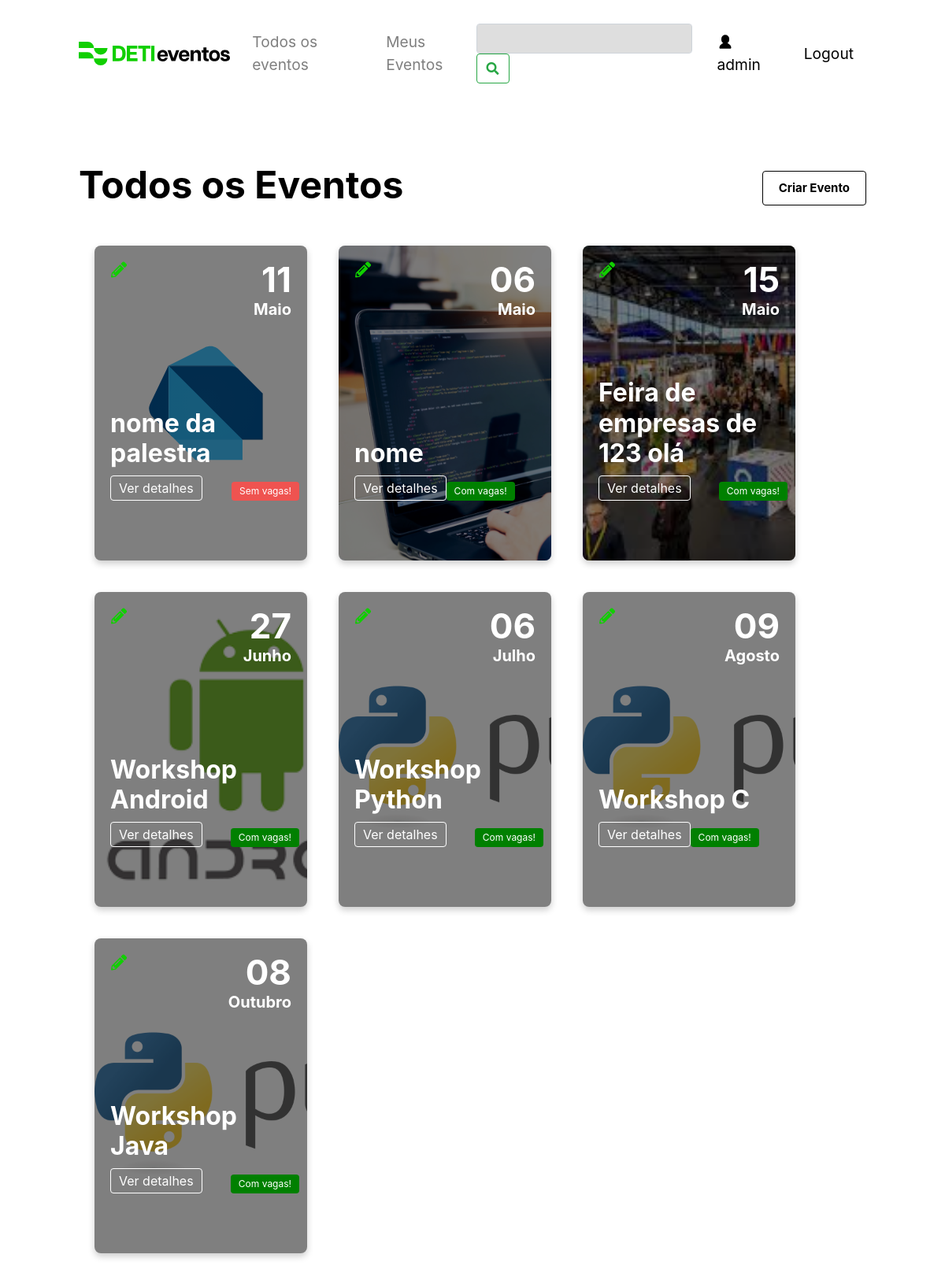
Before: /todos_os_eventos (signed in) with the older database file.
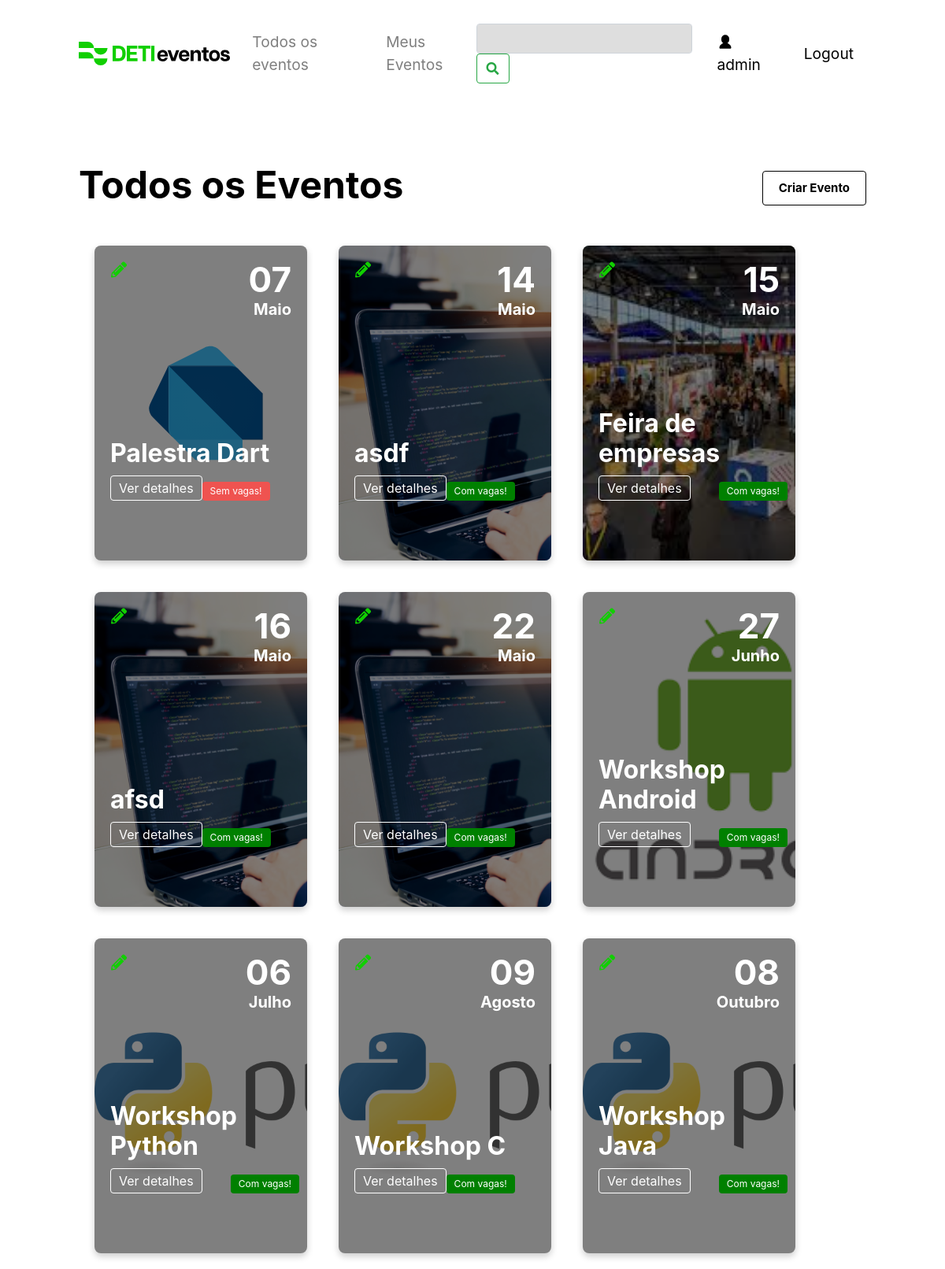
After: the same page with the newer database file.
### tables this page shows
CREATE TABLE events (
    id INTEGER PRIMARY KEY,
    name TEXT NOT NULL,
    description TEXT NOT NULL,
    location TEXT NOT NULL,
    image TEXT,
    date DATE,
    user_id INTEGER,           
    colaborator TEXT , 
    vagas INTEGER,
    lotacao INTEGER,
    preco INTEGER,
    esgotado boolean DEFAULT 0,
    FOREIGN KEY(user_id) REFERENCES users(id)
    );

### app.py (the view)
@app.route('/todos_os_eventos')
def todos_os_eventos():
    user_id = get_user_id(session.get('user_email'))
    print(user_id)
    if 'user_email' not in session:
        return redirect(url_for('login'))
    events = get_events()
    converted_events = []
    for event in events:
        converted_event = list(event)
        converted_event[5] = datetime.strptime(event[5], '%Y-%m-%d').date()
        converted_events.append(tuple(converted_event))
    converted_events.sort(key=lambda x: x[5])
    is_admin = 'user_email' in session and session.get('user_email') == "admin@gmail.com"
    name  = session.get('user_name')
    if name is  not None:
        user = True
    event = get_events()
    return render_template('todos_os_eventos.html', events=converted_events, is_admin=is_admin, user=user, name=name, event=event)

### app.py (called while the page is built)
@app.template_filter('formatdate')
def format_date(value, format='%d-%B'):
    if value is None:
        return ""
    month_names = {
        'January': 'Janeiro', 'February': 'Fevereiro', 'March': 'Março',
        'April': 'Abril', 'May': 'Maio', 'June': 'Junho',
        'July': 'Julho', 'August': 'Agosto', 'September': 'Setembro',
        'October': 'Outubro', 'November': 'Novembro', 'December': 'Dezembro'
    }
    formatted_date = value.strftime(format)
    for eng, pt in month_names.items():
        formatted_date = formatted_date.replace(eng, pt)
    return formatted_date

### models.py (called while the page is built)
def get_user_id(email):
    connection = sqlite3.connect('data.db', check_same_thread=False)
    cursor = connection.cursor()
    cursor.execute("SELECT id FROM users WHERE email = ?", (email,))
    user_id = cursor.fetchall()
    if len(user_id) == 0:
        return None
    return user_id[0][0]

def get_events():
    connection = sqlite3.connect('data.db', check_same_thread=False)
    cursor = connection.cursor()
    try:
        cursor.execute("SELECT * FROM events")
        results = cursor.fetchall()
        return results
    except Exception as e:
        print(e)
        return None

### templates/todos_os_eventos.html (shortened to what this page needs)
<!DOCTYPE html>
<html lang="en">
<head>
  <link rel="stylesheet" href="https://cdnjs.cloudflare.com/ajax/libs/font-awesome/5.15.1/css/all.min.css">
  <link rel="stylesheet" href="https://stackpath.bootstrapcdn.com/bootstrap/4.3.1/css/bootstrap.min.css">
  <link rel="stylesheet" href="/static/css/navbar_style.css">
  <link rel="stylesheet" href="/static/css/style.css">
  <link rel="stylesheet" href="/static/css/pop_up.css">
  <link rel="stylesheet" href="https://cdnjs.cloudflare.com/ajax/libs/font-awesome/5.15.3/css/all.min.css">
  <link rel="stylesheet" href="https://cdn.jsdelivr.net/npm/sweetalert2@11/dist/sweetalert2.min.css">
</head>
<body>
  <nav class="navbar_style navbar navbar-expand-lg navbar-light bg-light">
    <a href="/">
      <img src="/static/images/DETI.svg" alt="DETI Logo">
    </a>
    <div class="collapse navbar-collapse" id="navbarNav">
      <ul class="navbar-nav">
        <li class="nav-item">
          <a class="nav-link navbar_style_links" href="/todos_os_eventos">Todos os eventos</a>
        </li>
        <li class="nav-item">
          <a class="nav-link navbar_style_links" href="/meus_eventos">Meus Eventos</a>
        </li>
      </ul>
      <form class="form-inline ml-auto" action="/search" method="get">
        <input class="form-control mr-sm-2 navbar_style_search" type="text" placeholder="" name="q"
          aria-label="Campo_Pesquisa">
        <button class="btn btn-outline-success my-2 my-sm-0" type="submit"><i class="fas fa-search"
            aria-label="Botao_Pesquisar"></i></button>
      </form>
        {% if user %}
        <a class="nav-link ml-2 navbar_style_login" href="/meus_eventos">
          <img class="login-icon" src="static/images/user_icon.svg" alt="User Icon">
          {{ name }}
          {% endif %}
        </a>
        <a class="nav-link ml-2 navbar_style_login" href="/logout">
          Logout
        </a>
    </div>
  </nav>
  <div class="events-header">
    <h1>Todos os Eventos</h1>
    {% if is_admin %}
    <button class="create-event-button">Criar Evento</button>
    {% endif %}
  </div>
  <div class="event-card-container">
    {% for event in events %}
    <div class="event-card" style="background-image: url('{{event[4]}}'); background-size: cover; margin: 20px;">
      {% if is_admin %}
      <button class="edit-event-button" data-event-id="{{ event[0] }}" data-event-name="{{ event[1] }}"
        data-event-location="{{ event[6] }}" data-event-capacity="{{ event[8] }}" data-event-date="{{ event[5] }}"
        data-event-description="{{ event[2] }}" data-event-image="{{ event[4] }}" data-event-price="{{ event[9] }}">
        <i class="fas fa-pencil-alt"></i>
      </button>
      {% endif %}
      <div class="event-content">
        <div class="event-day">{{ event[5]|formatdate('%d') }}</div>
        <div class="event-month">{{ event[5]|formatdate('%B') }}</div>
      </div>
      <div class="event-info">
        <h2 class="event-title">{{event[1]}}</h2>
        <div class="event-details">
          <p class="event-details-btn" id="details-btn" data-event-id="{{ event[0] }}" data-event-title="{{ event[1] }}"
            data-event-description="{{ event[2] }}" data-event-organizer="{{ event[3] }}"
            data-event-image="{{ event[4] }}" data-event-date="{{ event[5] }}" data-event-capacity="{{ event[8] }}"
            data-event-price="{{ event[9] }}" data-event-vacancies="{{ event[10] }}"
            data-event-location="{{ event[6] }}" data-event-collaborator="{{ event[7] }}"
            data-event-category="{{ event[12] }}">Ver detalhes</p>
          {% if event[11]%}
          <p class="event-status-btn"> Sem vagas!</p>
          {% endif %}
          {% if not event[11]%}
          <p class="event-status-btn-verde"> Com vagas!</p>
          {% endif %}
        </div>
      </div>
    </div>
    {% endfor %}
  </div>
</body>
</html>

### static/css/navbar_style.css (style rules this page uses)
.navbar_style { padding: 30px 0px; margin-bottom: 70px; display: flex; background-color: white !important; font-size: 1.2rem !important; }
.navbar_style img { height: 30px; }
.nav-item { margin-left: 20px !important; }
.navbar_style_login { color: #000 !important; }
.navbar_style_search { background-color: #DEDEDE !important; }
.login-icon { height: 20px; width: 20px; margin-top: -3px; }

### static/css/style.css (style rules this page uses)
:root { --primary-color: #4CAF50; --secundary-color: black; }
body { margin: 0; padding: 0 100px; font-family: Inter, sans-serif; }
h1 { color: black; font-weight: 700; font-size: 3rem; }
h2 { color: black; font-weight: 700; font-size: 3rem; }
.navbar { background-color: white; color: var(--secundary-color); overflow: auto; }
.events-header { display: flex; margin-bottom: 20px; justify-content: space-between; align-items: center; }
.create-event-button { padding: 10px 20px; font-size: 15px; font-weight: 700; background-color: white; border: 1px solid black; color: black; border-radius: 4px; cursor: pointer; text-decoration: none; }
.event-card-container { display: flex; flex-wrap: wrap; }
.event-card { position: relative; width: 270px; height: 25rem; padding: 20px; border-radius: 8px; box-shadow: 0 4px 8px rgba(0, 0, 0, 0.2); overflow: hidden; margin-right: 20px; background: #fff; margin: 20px; }
.event-card::before { content: ""; position: absolute; top: 0; right: 0; bottom: 0; left: 0; background: rgba(0, 0, 0, 0.5); }
.event-info { position: absolute; bottom: 15%; padding-right: 10px; }
.event-title { margin: 8px 0; font-size: 2rem; color: white; }
.event-details-btn, .event-status-btn, .event-status-btn-verde { padding: 3px 10px; border: none; border-radius: 4px; cursor: pointer; }
.event-details-btn { border: 1px solid white; color: white; }
.event-status-btn { background-color: #ef5350; color: white; font-size: 12px; }
.event-status-btn-verde { background-color: green; color: white; font-size: 12px; }
.event-details { display: flex; justify-content: space-between; align-items: flex-end; }
.event-content { display: block; position: relative; text-align: right; color: white; font-size: 2rem; font-weight: 700; }
.event-day { margin-top: -10px; font-size: 44px; }
.event-month { font-size: 1.25rem; margin-top: -10px; }
.edit-event-button { box-sizing: border-box; color: #11CF01; position: absolute; top: 15px; left: 15px; background: none; border: none; font-size: 20px; z-index: 1; }
.event-content, .event-info, .event-details, .event-title, .event-details-btn, .event-status-btn { color: white; }
.edit-event-button::before, .edit-event-button::after { pointer-events: none; }

Changed rows visible on the page:
changed events: event "11" → "07"; name "nome da palestra" → "Palestra Dart"
added events: image (picture), event "14", event "Maio", name "asdf", esgotado "Com vagas!"
changed events: name "Feira de empresas de 123 olá" → "Feira de empresas"; moves up the list
changed events: event "06" → "16"; name "nome" → "afsd"
added events: image (picture), event "22", event "Maio", esgotado "Com vagas!"
